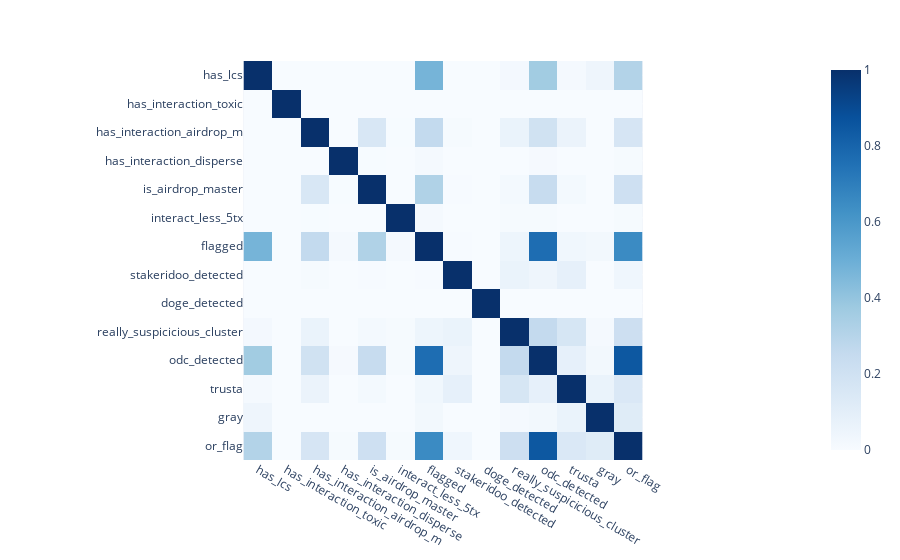

Notebook code cell kept with this figure:
### Code cell
import plotly.express as px
#plotly heatmap
fig = px.imshow(jaccard_similarity, color_continuous_scale='Blues')
fig.show()

### Figure 1 — Plotly figure (JSON) as saved in the notebook; plotly's stock layout.template omitted (floating-point values rounded to 4 significant figures; data arrays with more than 128 entries replaced by an {"elided": "..."} marker saying what was removed)
{"data": [{"coloraxis": "coloraxis", "hovertemplate": "x: %{x}<br>y: %{y}<br>color: %{z}<extra></extra>", "name": "0", "type": "heatmap", "x": ["has_lcs", "has_interaction_toxic", "has_interaction_airdrop_m", "has_interaction_disperse", "is_airdrop_master", "interact_less_5tx", "flagged", "stakeridoo_detected", "doge_detected", "really_suspicicious_cluster", "odc_detected", "trusta", "gray", "or_flag"], "xaxis": "x", "y": ["has_lcs", "has_interaction_toxic", "has_interaction_airdrop_m", "has_interaction_disperse", "is_airdrop_master", "interact_less_5tx", "flagged", "stakeridoo_detected", "doge_detected", "really_suspicicious_cluster", "odc_detected", "trusta", "gray", "or_flag"], "yaxis": "y", "z": {"elided": "14x14 float values"}}], "layout": {"coloraxis": {"colorscale": [[0, "rgb(247,251,255)"], [0.125, "rgb(222,235,247)"], [0.25, "rgb(198,219,239)"], [0.375, "rgb(158,202,225)"], [0.5, "rgb(107,174,214)"], [0.625, "rgb(66,146,198)"], [0.75, "rgb(33,113,181)"], [0.875, "rgb(8,81,156)"], [1, "rgb(8,48,107)"]]}, "margin": {"t": 60}, "xaxis": {"anchor": "y", "constrain": "domain", "domain": [0, 1], "scaleanchor": "y"}, "yaxis": {"anchor": "x", "autorange": "reversed", "constrain": "domain", "domain": [0, 1]}}}
